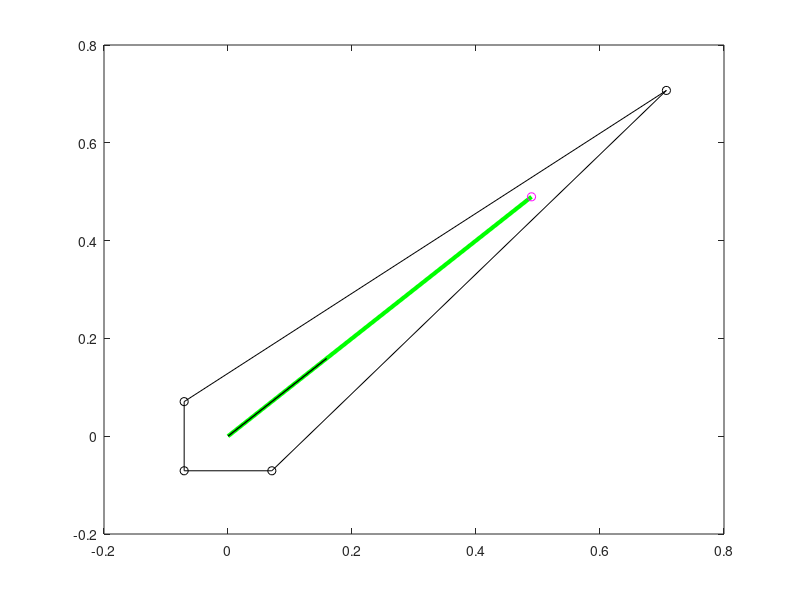

Write the MATLAB code that produced this figure. (Note: this script raises an error after producing the figure.)
% testsim_comass_vs_vector_sum
% for defining RF spatial tuning

% https://www.ncbi.nlm.nih.gov/pmc/articles/PMC4123790/
% (see also: http://www.jneurosci.org/content/32/10/3339 https://link.springer.com/content/pdf/10.1007%2Fs004220050411.pdf )


if 0 % variant 1: 8 targets
ScaleFactor = 10; % for plotting normalized length of the circular mean of the tuning curve

target_positions2D_a =  [10    5 0  -5 -10  -5  0   5]; 
target_positions2D_b =  [0.001 5 10 5 0.001 -5 -10 -5];
target_positions2D = complex(target_positions2D_a,target_positions2D_b); 

% Firing rate per target
% FR		=	5 + [5  10  5   2   2   2   2   2];
% FR		=	5 + [2  10  2   2   2   2   2   2];
FR		=	5 + [2  10  2   0   0   0   0   0];
FR = FR*2;

elseif 1 % variant 2: 4 targets
	ScaleFactor = 1; % for plotting normalized length of the circular mean of the tuning curve

	target_positions2D_a =  [1  -1  -1  1]; 
	target_positions2D_b =  [1   1	 -1  -1];
	target_positions2D = complex(target_positions2D_a,target_positions2D_b); 
	FR		=	1 * [1   0.1 0.1 0.1];
	
	
elseif 0 % variant 3: 8 targets but same tuning as variant 2
	ScaleFactor = 1; % for plotting normalized length of the circular mean of the tuning curve

	target_positions2D_a =  [1  0 -1 -1 -1  0  1 1]; 
	target_positions2D_b =  [1  1  1  0 -1 -1 -1 0];
	target_positions2D = complex(target_positions2D_a,target_positions2D_b); 
	FR		=	1 * [1 0.1285  0.1 0.0707 0.1 0.0707 0.1 0.1285];
	
end



FRtarget =   FR.*target_positions2D./abs(target_positions2D);

FRtarget_norm = ScaleFactor*sum(FRtarget)/sum(FR); % this is same as Ldir below! But it is invariant to gain!

Ldir = ScaleFactor*abs(sum(FR.*exp(i*angle(target_positions2D)))/sum(FR)); % magnitude
Ldir_a = angle(sum(FR.*exp(i*angle(target_positions2D)))); % angle

figure
plot(FRtarget,'ko'); hold on; plot([FRtarget FRtarget(1)],'k-');
line([0 (real(FRtarget_norm))],[0 (imag(FRtarget_norm))],'Color',[0 1 0],'LineWidth',3); % it is not vector sum! it is normalized by sum(FR)
line([0 mean(real(FRtarget))],[0 mean(imag(FRtarget))],'Color',[0 0 0],'LineWidth',1);

polar(Ldir_a,Ldir,'mo'); % it is not vector sum! it is normalized by sum(FR)

[cx,cy] = ig_comass(real(FRtarget),imag(FRtarget));
plot(cx,cy,'ro');
axis equal
title(sprintf('%s |mean(FRtarget)|=%.2f Ldir=%.2f Ldir/FRtarget=%.2f Ldir/comass=%.2f comass=%.2f',...
mat2str(FR),abs(mean(FRtarget)),Ldir,Ldir/sqrt(mean(real(FRtarget))^2+mean(imag(FRtarget))^2),Ldir/sqrt(cx^2+cy^2),sqrt(cx^2+cy^2)));
